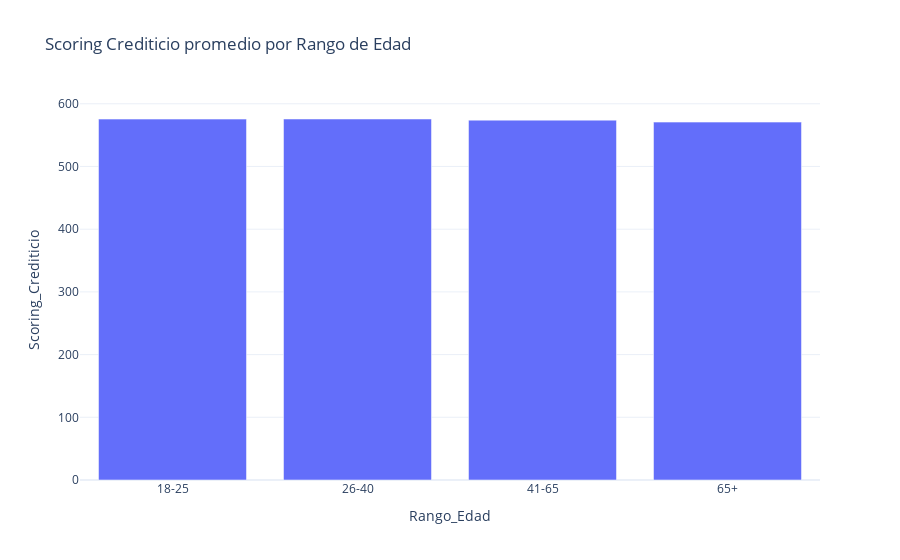
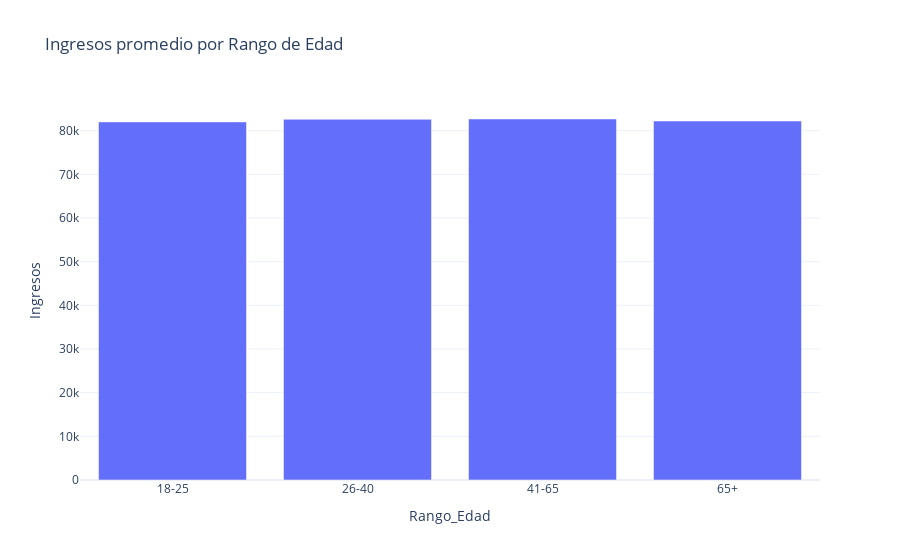

The code cell stored with these charts, in order, in its notebook:
### Code cell
df_grouped = (
    df.groupby("Rango_Edad")[[
        "Ingresos",
        "Monto_Inicial",
        "Scoring_Crediticio",
        "Ratio_Interes"
    ]]
    .mean()
    .reset_index()
)

fig = px.bar(
    df_grouped,
    x="Rango_Edad",
    y="Scoring_Crediticio",
    title="Scoring Crediticio promedio por Rango de Edad"
)
fig.show()

fig = px.bar(
    df_grouped,
    x="Rango_Edad",
    y="Ingresos",
    title="Ingresos promedio por Rango de Edad"
)
fig.show()

### Figure 1 — Plotly figure (JSON) as saved in the notebook; plotly's stock layout.template omitted (floating-point values rounded to 4 significant figures)
{"data": [{"hovertemplate": "Rango_Edad=%{x}<br>Scoring_Crediticio=%{y}<extra></extra>", "legendgroup": "", "marker": {"color": "#636efa", "pattern": {"shape": ""}}, "name": "", "orientation": "v", "showlegend": false, "textposition": "auto", "type": "bar", "x": ["18-25", "26-40", "41-65", "65+"], "xaxis": "x", "y": [575.6, 575.7, 573.9, 570.8], "yaxis": "y"}], "layout": {"barmode": "relative", "legend": {"tracegroupgap": 0}, "title": {"text": "Scoring Crediticio promedio por Rango de Edad"}, "xaxis": {"anchor": "y", "domain": [0, 1], "title": {"text": "Rango_Edad"}}, "yaxis": {"anchor": "x", "domain": [0, 1], "title": {"text": "Scoring_Crediticio"}}}}

### Figure 2 — Plotly figure (JSON) as saved in the notebook; plotly's stock layout.template omitted (floating-point values rounded to 4 significant figures)
{"data": [{"hovertemplate": "Rango_Edad=%{x}<br>Ingresos=%{y}<extra></extra>", "legendgroup": "", "marker": {"color": "#636efa", "pattern": {"shape": ""}}, "name": "", "orientation": "v", "showlegend": false, "textposition": "auto", "type": "bar", "x": ["18-25", "26-40", "41-65", "65+"], "xaxis": "x", "y": [82010.0, 82610.0, 82680.0, 82210.0], "yaxis": "y"}], "layout": {"barmode": "relative", "legend": {"tracegroupgap": 0}, "title": {"text": "Ingresos promedio por Rango de Edad"}, "xaxis": {"anchor": "y", "domain": [0, 1], "title": {"text": "Rango_Edad"}}, "yaxis": {"anchor": "x", "domain": [0, 1], "title": {"text": "Ingresos"}}}}
